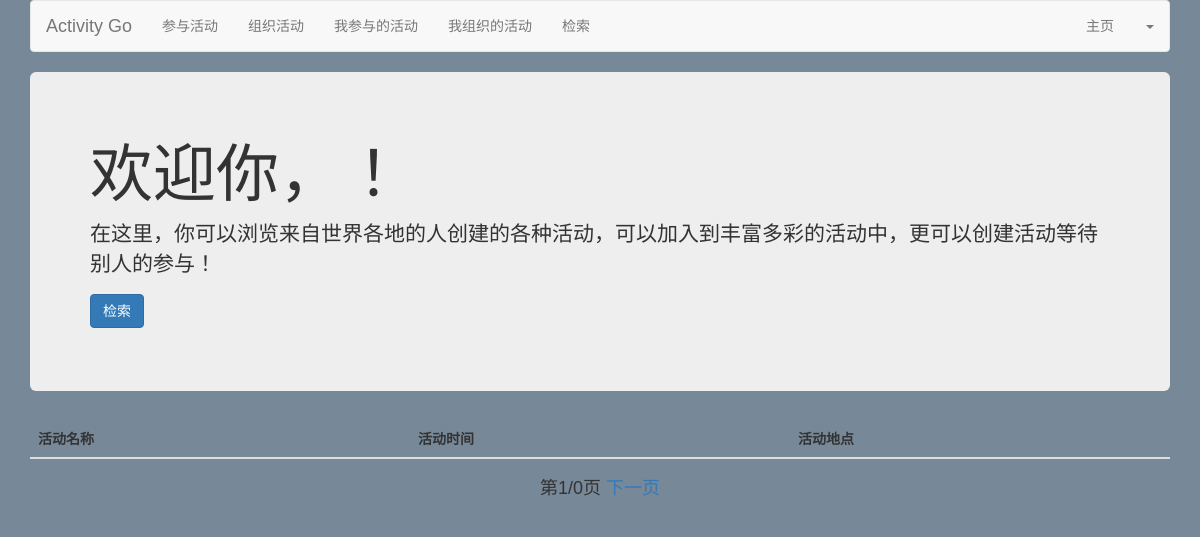
The app's page /index/, older data.
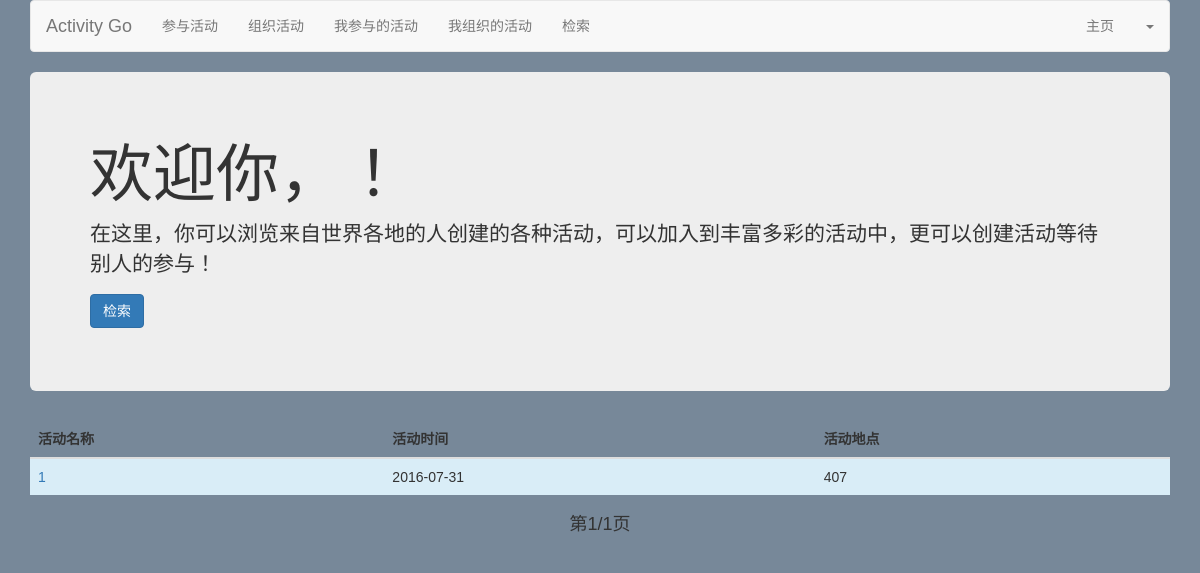
The same page, newer data.
### activity/models.py (models this page shows, shortened)
class Activities(models.Model):
	aname = models.CharField(max_length=50)
	adate = models.CharField(max_length=20)
	alocation = models.CharField(max_length=50)
	adescription = models.CharField(max_length=200)
	aorganiser = models.CharField(max_length=50)
	aparticipants = models.ManyToManyField('User')
	aparticipantnum = models.IntegerField(default=1)
	astatus = models.IntegerField(default=0)

### activity/views.py (the view)
# urls.py: url(r'^index/','activity.views.index'),
def index(Req):
	all_activities = Activities.objects.all()
	un = Req.COOKIES.get('username', '')
	ONE_PAGE_OF_DATA = 10
	try:
		curPage = int(Req.GET.get('curPage', '1'))
		allPage = int(Req.GET.get('allPage','1'))
		pageType = str(Req.GET.get('pageType', ''))
	except ValueError:
		curPage = 1
		allPage = 1
		pageType = ''
	if pageType == 'pageDown':
		curPage += 1
	elif pageType == 'pageUp':
		curPage -= 1
	startPos = (curPage - 1) * ONE_PAGE_OF_DATA
	endPos = startPos + ONE_PAGE_OF_DATA
	posts = Activities.objects.all()[startPos:endPos]
	if curPage == 1 and allPage == 1:
		allPostCounts = Activities.objects.filter(astatus__exact = 1).count()
		allPage = math.ceil(allPostCounts / ONE_PAGE_OF_DATA)
	return render_to_response('index.html', {'username': un, 'all_activities': all_activities, 'posts':posts, 'allPage':allPage, 'curPage':curPage},context_instance=RequestContext(Req))

### activity/templates/index.html (shortened to what this page needs)
{% extends "base.html" %}
{% block content %}
<div class="jumbotron">
				<h1>
					欢迎你，{{username}}！
				</h1>
				<p>
					在这里，你可以浏览来自世界各地的人创建的各种活动，可以加入到丰富多彩的活动中，更可以创建活动等待别人的参与！
				</p>
				<p>
					 <a class="btn btn-primary btn-large" href="/list">检索</a>
				</p>
			</div>
			<table class="table table-striped table-hover">
				<thead>
					<tr>
						<th>
							活动名称
						</th>
						<th>
							活动时间
						</th>
						<th>
							活动地点
						</th>
					</tr>
				</thead>
				<tbody>
				{% for post in posts %}
					{% if post.astatus == 1 %}
						<tr class="info">
							<td>
								<a href="{% url 'detail' id=post.id %}" title="点击查看活动详情">{{post.aname}}</a>
							</td>
							<td>
								{{post.adate}}
							</td>
							<td>
								{{post.alocation}}
							</td>
						</tr>
					{% endif %}
				{% endfor %}
				</tbody>
			</table>
<div class="text-center">
       <h4>
        第{{ curPage }}/{{ allPage }}页
        {% ifnotequal curPage allPage %}
            <a href="?curPage={{ curPage }}&&allPage={{ allPage }}&&pageType=pageDown">
                下一页
            </a>
        {% endifnotequal %}
        </h4>
</div>
{% endblock %}

Row changes from the older to the newer data that the page shows:
now on this page (row edited): Activities: aname "1", adate "2016-07-31", alocation "407"
Text that changed along with them:
{{ allPage }}: "0" → "1"
text no longer shown: "下一页"
